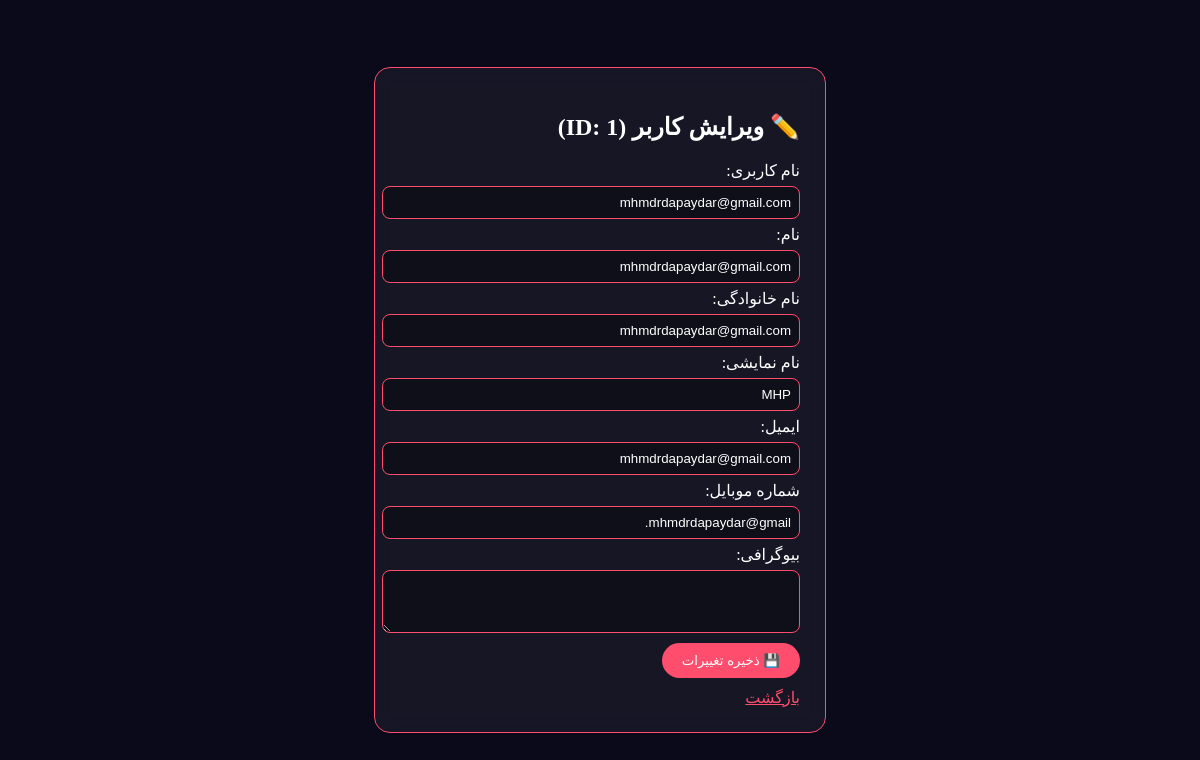
Page /edit_user.php?id=1 (signed in) on the committed database.
### tables this page shows
CREATE TABLE `users` (
  `id` int NOT NULL,
  `username` varchar(50) NOT NULL,
  `first_name` varchar(100) NOT NULL,
  `last_name` varchar(100) NOT NULL,
  `mobile` varchar(20) DEFAULT NULL,
  `mobile_verified` tinyint(1) DEFAULT '0',
  `last_otp` varchar(10) DEFAULT NULL,
  `otp_expires_at` timestamp NULL DEFAULT NULL,
  `email` varchar(100) DEFAULT NULL,
  `password` varchar(255) NOT NULL,
  `display_name` varchar(100) DEFAULT NULL,
  `subscription_end_date` date DEFAULT NULL,
  `is_subscription_active` tinyint(1) DEFAULT '0',
  `balance` int DEFAULT '0',
  `avatar_url` varchar(500) DEFAULT NULL,
  `bio` text,
  `last_seen` timestamp NULL DEFAULT NULL,
  `is_online` tinyint(1) DEFAULT '0',
  `restricted_until` timestamp NULL DEFAULT NULL,
  `restriction_reason` varchar(255) DEFAULT NULL,
  `restriction_type` enum('ban','mute','post_ban','message_ban') DEFAULT NULL,
  `created_at` timestamp NULL DEFAULT CURRENT_TIMESTAMP,
  `updated_at` timestamp NULL DEFAULT CURRENT_TIMESTAMP ON UPDATE CURRENT_TIMESTAMP
);

### edit_user.php (the view, shortened to what this page needs)
<?php
require_once 'config.php';
$user_id = (int)($_GET['id'] ?? 0);
$stmt = $pdo->prepare("SELECT * FROM users WHERE id = ?");
$stmt->execute([$user_id]);
$user = $stmt->fetch(PDO::FETCH_ASSOC);
?>
<!DOCTYPE html>
<html lang="fa" dir="rtl">
<head>
</head>
<body>
<div class="box">
    <h2>✏️ ویرایش کاربر (ID: <?= $user_id ?>)</h2>
    <form method="post">
        <label>نام کاربری:</label>
        <input type="text" name="username" value="<?= htmlspecialchars($user['username']) ?>" required>
        <label>نام:</label>
        <input type="text" name="first_name" value="<?= htmlspecialchars($user['first_name']) ?>" required>
        <label>نام خانوادگی:</label>
        <input type="text" name="last_name" value="<?= htmlspecialchars($user['last_name']) ?>" required>
        <label>نام نمایشی:</label>
        <input type="text" name="display_name" value="<?= htmlspecialchars($user['display_name'] ?? '') ?>">
        <label>ایمیل:</label>
        <input type="email" name="email" value="<?= htmlspecialchars($user['email'] ?? '') ?>">
        <label>شماره موبایل:</label>
        <input type="text" name="mobile" value="<?= htmlspecialchars($user['mobile'] ?? '') ?>">
        <label>بیوگرافی:</label>
        <textarea name="bio" rows="3"><?= htmlspecialchars($user['bio'] ?? '') ?></textarea>
        <br>
        <button type="submit">💾 ذخیره تغییرات</button>
        <a href="admin.php?tab=users" style="color:#ff4d6d; display: block; margin-top: 10px;">بازگشت</a>
    </form>
</div>
</body>
</html>

### edit_user.php (style rules this page uses)
body { font-family: Tahoma; background: #0a0a1a; color: #fff; display: flex; justify-content: center; align-items: center; min-height: 100vh; margin: 0; }
.box { background: rgba(255,255,255,0.05); backdrop-filter: blur(10px); padding: 25px; border-radius: 16px; width: 400px; border: 1px solid #ff4d6d; }
input, textarea { width: 100%; padding: 8px; margin: 6px 0; border-radius: 8px; border: 1px solid #ff4d6d; background: rgba(0,0,0,0.3); color: #fff; }
button { background: #ff4d6d; color: #fff; border: none; padding: 10px 20px; border-radius: 20px; cursor: pointer; }

### rows in the picture
users: username "mhmdrdapaydar@gmail.com", first_name "mhmdrdapaydar@gmail.com", last_name "mhmdrdapaydar@gmail.com", display_name "MHP", email "mhmdrdapaydar@gmail.com", mobile "mhmdrdapaydar@gmail."

### other values in the picture
$user_id "1"
